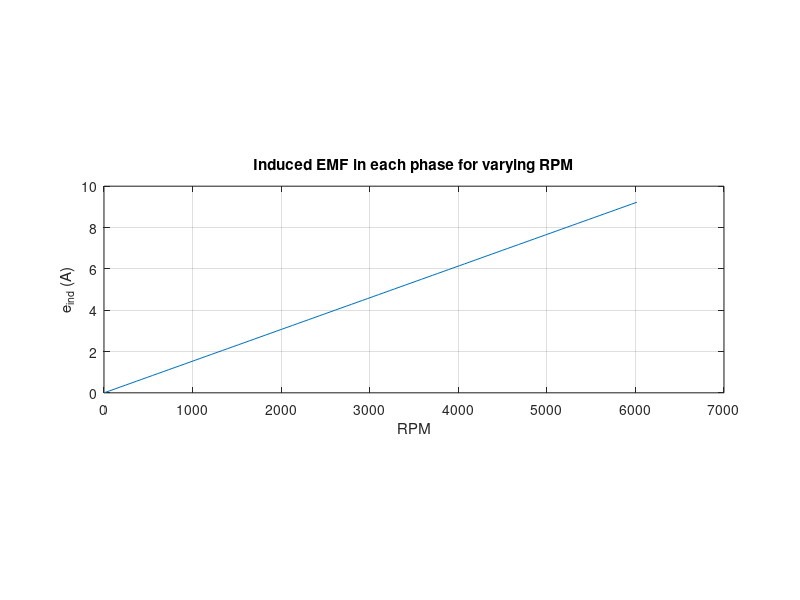
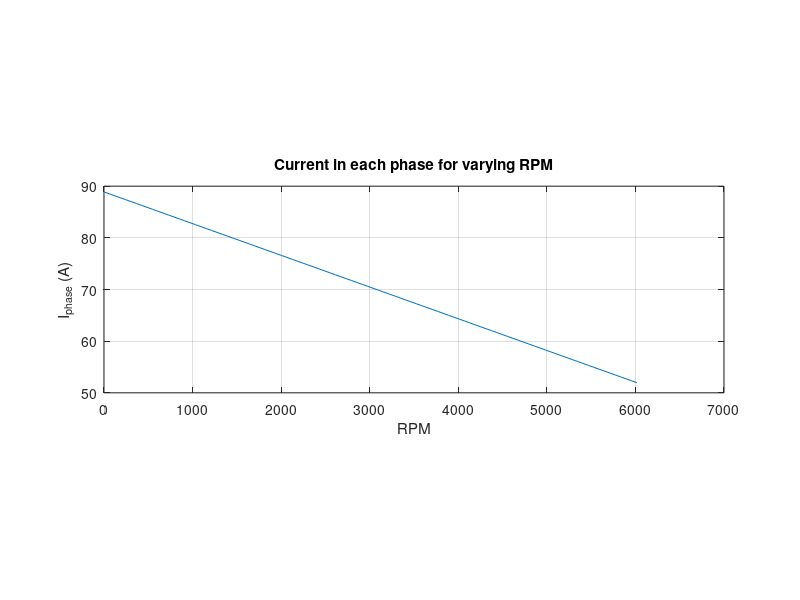

The MATLAB script that drew these images, in order: (Note: this script raises an error after producing the figures.)
clc; clear all; close all;

%% Galata Brushless DC Motor Approximate Parameters
N = 14;                    % Number of poles in Rotor
N_s = 12;                  % Number of slots in Stator
Vphase = 22.2;             % Voltage of each phase (6S LiPo)
f = 50;                    % Frequency of each phase
omega = 2*pi*f;            % Angular frequency of each phase
N_winding = 8;            % Number of windings in each tooth
d = 0.001;                 % Diameter of copper wire
D_stator = 0.03168;        % Outer diameter of stator
L = 0.017;                 % Stack length
rho_cu = 1.72e-8;          % Resistivity of copper wire
Br = 1.2;                  % Magnet remanence for N52H
w = 0.002;                 % Thickness of tooth
mu0 = 4*pi*1e-7;           % Permeabilty of air
muR = 3000;                % Relative permeability of D19 24G
g = 0.0002;                % Air gap
L_tooth = 0.0072;          % Tooth length
L_yoke = 0.0012;           % Yoke Length
w_yoke = 0.00629;          % Yoke width
t_magnet = 0.0008;         % Magnet Thickness

%  Wire Length
L_wire = 2. * N_winding * N_s * (w + L + 2. * d);
% Phase resistance (ohm)
R_phase = 4. * rho_cu * L_wire /(pi*d^2);         
% Tooth reluctance
R_tooth = L_tooth/(muR * mu0 * w * L);
% Yoke reluctance 
R_yoke = L_yoke/(muR * mu0 * w_yoke * L);
% Airgap reluctance 
R_airgap = g/( mu0 * w_yoke * L);
% Total reluctance
R_total = R_tooth + R_yoke + R_airgap;
% Impedance of each Tooth
Z_tooth = R_phase + j * N_winding^2/R_total;
% Total impednace in each phase
Z_total = 4. * Z_tooth;
% Impedance of Y equivalent
Z_Y = Z_total/3.;
% Magnitude of Impedance
Z_abs = abs(Z_Y);
% Phase angle of impedance
Z_phase = angle(Z_Y);        % radians

% Angular speed range of rotor
omega_r = linspace(0,630,100);
% Airgap flux density
M = Br/(1 + g/t_magnet);
% Induced voltage in each phase
e_ind = (8 * M * N_winding * w_yoke * L * N * omega_r)/(2. * pi);
% Current amplitude in each phase
I_phase = (sqrt(2) * Vphase)/(3.* Z_abs);
% Induced Current
I_ind= e_ind/(4*R_phase);
% Total current
I_total = I_phase - I_ind * sqrt(2);
% Magnetic flux generated by Stator
B_phase = (I_phase * N_winding) / (R_total * w_yoke * L);
% Induced Magnetic Field in Stator Phases
B_ind = (I_ind * N_winding) / (R_total * w_yoke * L);

figure;
plot( 60 * omega_r /(2. * pi), e_ind)
pbaspect([3 1 1])
xlabel('RPM');
ylabel('e_{ind} (A)');
title('Induced EMF in each phase for varying RPM');
grid on;

figure;
plot( 60 * omega_r /(2. * pi), I_total)
pbaspect([3 1 1])
xlabel('RPM');
ylabel('I_{phase} (A)');
title('Current in each phase for varying RPM');
grid on;

% Here we generate harmonic functions
alpha_s = 2*pi/N_s;
beta = pi/(2*N); 

% Here we generate harmonic functions and their derivatives with respect to
% beta
[Fs, Fc, Fc_beta, Fs_beta, Feq_beta, phi_beta] = spatial_Fs_Fc(alpha_s, beta, N);

beta_vals = linspace(0, 2*pi, 200);

% Here we evaluate the harmonics functions with respect to beta values
Fc_vals = Fc(alpha_s, beta_vals, N);
Fs_vals = Fs(alpha_s, beta_vals, N);

% Here we plot values for varying beta values
figure;
plot(beta_vals, Fc_vals)
hold on
plot(beta_vals, Fs_vals)
xlabel('\beta');
ylabel('Harmonic Function Amplitudes');
title('Harmonic Function  Values of Interaction Energy');
legend('F_c', 'F_s');
grid on;

% Here we evaluate the derivatives of harmonics functions with respect to
% beta values
Fc_beta_vals = Fc_beta(alpha_s, beta_vals, N);
Fs_beta_vals = Fs_beta(alpha_s, beta_vals, N);
Feq_beta_vals = Feq_beta(alpha_s, beta_vals, N);
phi_beta_vals = phi_beta(alpha_s, beta_vals, N);

% Here we calculate the exact value of Fc_beta and Fs_beta
Fc_beta_exact = Fc_beta(alpha_s, beta, N);
Fs_beta_exact = Fs_beta(alpha_s, beta, N);
Feq_beta_exact = Feq_beta(alpha_s, beta, N);
phi_beta_exact = phi_beta(alpha_s, beta, N);

% Here we plot values for varying beta values
figure;
plot(beta_vals, Fc_beta_vals)
hold on
plot(beta_vals, Fs_beta_vals)
hold on
plot(beta_vals, Feq_beta_vals)
hold on
plot(beta, Fc_beta_exact, '*')
hold on
plot(beta, Fs_beta_exact, '*')
hold on
plot(beta, Feq_beta_exact, '*')
xlabel('\beta');
ylabel('Harmonic Function Amplitudes');
title('Derivatives of Harmonic Functions with respect to \beta');
legend('F_c', 'F_s','F_{eq}' ...
,'F_c(\beta_{exact})','F_s(\beta_{exact})','F_{eq}(\beta_{exact})','Interpreter','latex');
grid on;

% Here we calculate the averages of the harmonic functions derivatives
Feq_beta_ave = sum(Feq_beta(alpha_s, linspace(0,2*pi/N, 10), N))/10;
phi_beta_ave = sum(phi_beta(alpha_s, linspace(0,2*pi/N, 10), N))/10;

figure;
plot(beta_vals, phi_beta_vals)
hold on
plot(beta, phi_beta_exact, '*')
xlabel('\beta');
ylabel('\phi');
title('Phase Shift');
legend('\phi','\phi(\beta_{exact})','Interpreter','latex');
grid on;

% Torque Generated by the interaction of Magnet Magnetic Field
Torque = 2 * Feq_beta_ave * (M * B_phase * L * g * D_stator)/mu0 - 6 * Feq_beta_ave * (M * B_ind * L * g * D_stator)/mu0;
Power = Torque .* omega_r;
Power_elec = I_total.^2 * R_phase;
Efficiency = Power./Power_elec;
figure;
plot( 60 * omega_r /(2. * pi), Torque)
pbaspect([3 1 1])
xlabel('RPM');
ylabel('Torque (Nm)');
title('Torque for varying RPM');
grid on;

figure;
plot( 60 * omega_r /(2. * pi), Power)
%hold on
%plot( 60 * omega_r /(2. * pi), Power_elec)
pbaspect([3 1 1])
xlabel('RPM');
ylabel('Power (W)');
%legend('Mechanical','Electrical')
title('Power for varying RPM');
grid on;

figure;
plot( 60 * omega_r /(2. * pi), Efficiency)
pbaspect([2 1 1])
xlabel('RPM');
ylabel('Efficiency');
title('Efficency for varying RPM');
grid on;
